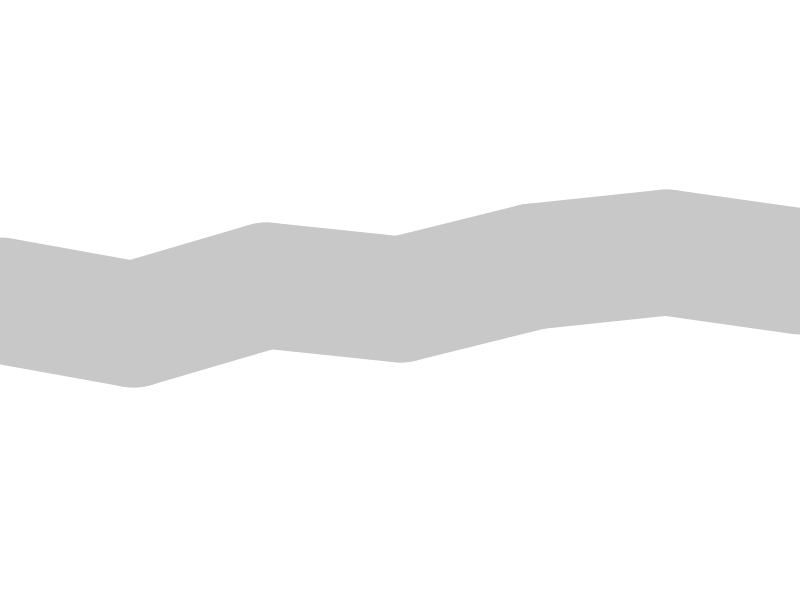
Frame 1 (no input)
Frame 60 (the mouse pressed at the canvas centre just before this capture): identical to frame 1, image omitted
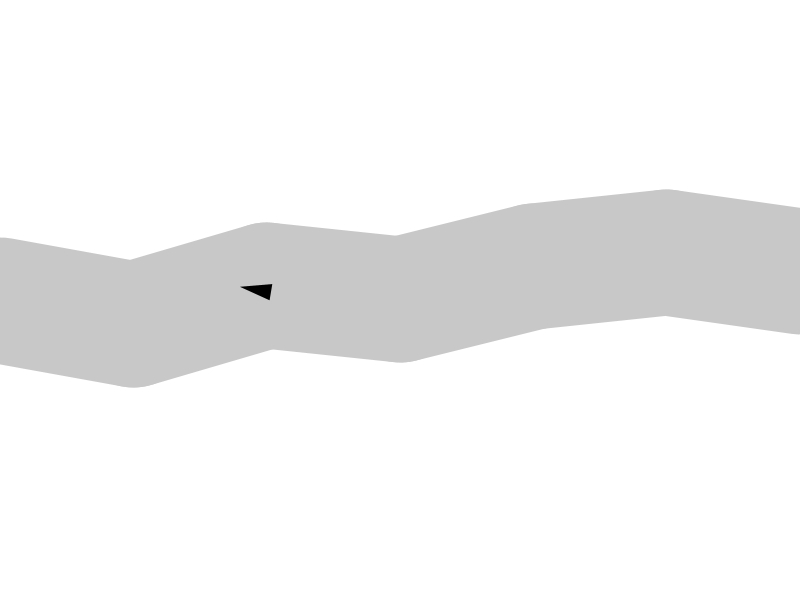
Frame 120 (the mouse held since frame 60 and released just before this capture)

The Processing sketch that drew these frames (run headless with seeded random() and noise(); from frame 60 on, the mouse is pressed at the canvas centre):

// Processing sketch: n6_3_pathing
// ── n6_3_pathing.pde
Path p;
ArrayList<Vehicle> vehicles;

void setup() {
  size(800,600);
  p = new Path((int)(random(2,10)),(float)random(50,100));
  vehicles = new ArrayList<Vehicle>();
}

void draw() {
  background(255);
  if (keyPressed) {
    p = new Path((int)(random(2,10)),(float)random(25));
  }
  p.display();
  for (Vehicle v : vehicles) {
    v.follow(p);
    v.update();
    v.borders();
    v.display();
  }
}

void mousePressed() {
  PVector mouse = new PVector(mouseX,mouseY);
  vehicles.add(new Vehicle(mouse,random(5,10),random(2,6)));
}
// ── Path.pde
class Path {
  PVector[] points;
  float r;
  
  Path(int turns, float radius) {
    r = radius;
    points = new PVector[turns];
    points[0] = new PVector(0,height/2);
    for (int i = 1; i <= turns-1; i++) {
      float pn = random(1);
      if (pn > 0.5)  pn = 1;
      if (pn != 1)   pn = -1;
      points[i] = new PVector(i*width/(points.length-1),points[i-1].y+50*pn*noise(i));
    }
  }
  
  void display() {
    strokeWeight(r*2);
    stroke(200);
    for (int i = 0; i <= points.length-2; i++) {
      line(points[i].x,points[i].y,points[i+1].x,points[i+1].y);
    }
  }
}
// ── Vehicle.pde
class Vehicle {
  PVector pos, vel, acc;
  float maxspeed, maxforce, r;
  
  Vehicle(PVector p, float ms, float mf) {
    pos = new PVector(p.x,p.y);
    vel = new PVector(0,0);
    acc = new PVector(0,0);
    maxspeed = ms;
    maxforce = mf;
    r = 3;
  }
  
  void update() {
    vel.add(acc);
    vel.limit(maxspeed);
    pos.add(vel);
    acc.mult(0);
  }
  
  void applyForce(PVector force) {
    force.limit(maxforce);
    acc.add(force);
  }
  
  void follow(Path p) {
    PVector fpos = vel.copy();
    fpos.setMag(40);
    int closest = 0;
    float distance = PVector.dist(pos,p.points[0]);
    for (int i = 1; i <= p.points.length-1; i++) {
      if (PVector.dist(pos,p.points[i]) < distance) {
        closest = i;
        distance = PVector.dist(pos,p.points[i]);
      }
    }
    PVector v0 = PVector.sub(pos,p.points[closest]);
    PVector v1 = new PVector(0,0);
    PVector v2 = new PVector(0,0);
    PVector steer = new PVector(0,0);
    float d1 = 0;
    float d2 = 0;
    strokeWeight(1);
    if (closest != p.points.length-1) {
      v1 = PVector.sub(p.points[closest+1],p.points[closest]);
      d1 = v0.mag()*sin(acos((v0.dot(v1))/(v0.mag()*v1.mag())));
      d2 = 2*d1;
    }
    if (closest != 0) {
      v2 = PVector.sub(p.points[closest-1],p.points[closest]);
      d2 = v0.mag()*sin(acos((v0.dot(v2))/(v0.mag()*v2.mag())));
      d1 = 2*d2;
    }
    if (d1 < d2) {
      steer = v1.setMag(v0.mag()).sub(v0);
    } else {
      steer = v2.setMag(v0.mag()).sub(v0);
    }
    steer.limit(maxforce);
    applyForce(steer);
  }
  
  void display() {
    float theta = vel.heading() + PI/2;
    fill(0,0,255);
    stroke(0);
    strokeWeight(8);
    pushMatrix();
    translate(pos.x,pos.y);
    rotate(theta);
    beginShape(TRIANGLES);
    vertex(0, -r*2);
    vertex(-r, r*2);
    vertex(r, r*2);
    popMatrix();
  }
  
  void borders() {
    if (pos.x < -r)        pos.x = width+r;
    if (pos.y < -r)        pos.y = height+r;
    if (pos.x > width+r)   pos.x = -r;
    if (pos.y > height+r)  pos.y = -r;
  }
}
